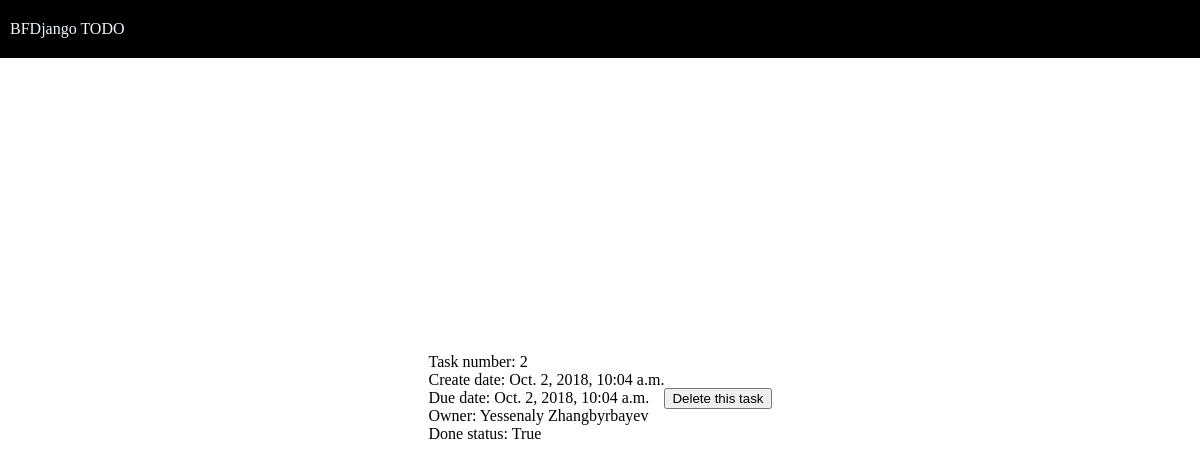
The page /main/task/2 on the database its author committed.
### main/models.py (models this page shows)
class Task(models.Model):
    create_date = models.DateTimeField()
    due_date = models.DateTimeField()
    owner = models.ForeignKey(Owner , on_delete = models.CASCADE)
    done_status = models.BooleanField(default = True)

class Owner(models.Model):
    first_name = models.CharField(max_length = 30)
    last_name = models.CharField(max_length = 30)
    email = models.CharField(max_length = 30)
    def __str__(self):
        return self.first_name+' '+self.last_name

### main/views.py (the view)
# urls.py: path('task/<int:task_id>' , views.task_page , name = "task_page"),
def task_page(request , task_id):
    print(request)
    if request.method == 'POST':
        print(1)
        Task.objects.filter(id = task_id).delete()
        return redirect('../all_tasks')
    else:
        try:
            task = Task.objects.get(id = task_id)
        except Task.DoesNotExist:
            raise Http404("There is no such task")
        context = {
            'task': task
        }
        return render(request , 'task/page.html' , context)

### main/templates/task/page.html (shortened to what this page needs)
{% load static %}
<!DOCTYPE html>
<html lang="en">
<head>
    <link rel="stylesheet" href="{% static 'css/task_page-style.css'%}">
</head>
<body class = "page">
<header class = "header">
    BFDjango TODO
</header>
<main class = "content">
    Task number: {{task.id}}
    <br>
    Create date: {{ task.create_date }}
    <br>
    Due date: {{ task.due_date }}
    <br>
    Owner: {{ task.owner }}
    <br>
    Done status: {{ task.done_status }}
    <br>
    <form action="{% url 'task_page' task.id %}" method="POST">
        <input class = "delete-button" type="submit" value = "Delete this task">
    </form>
</main>
</body>
</html>

### main/static/css/task_page-style.css (style rules this page uses)
.header { background-color: black; color: aliceblue; padding-top: 20px; padding-bottom: 20px; padding-left: 10px; margin-bottom: 20px; }
.page { padding: 0; margin: 0; }
.content { height: 80vh; display: flex; justify-content: center; align-items: center; }

### rows shown on the page
Task: id "2", create_date "Oct. 2, 2018, 10:04 a.m.", due_date "Oct. 2, 2018, 10:04 a.m.", owner "Yessenaly Zhangbyrbayev", done_status "True"
